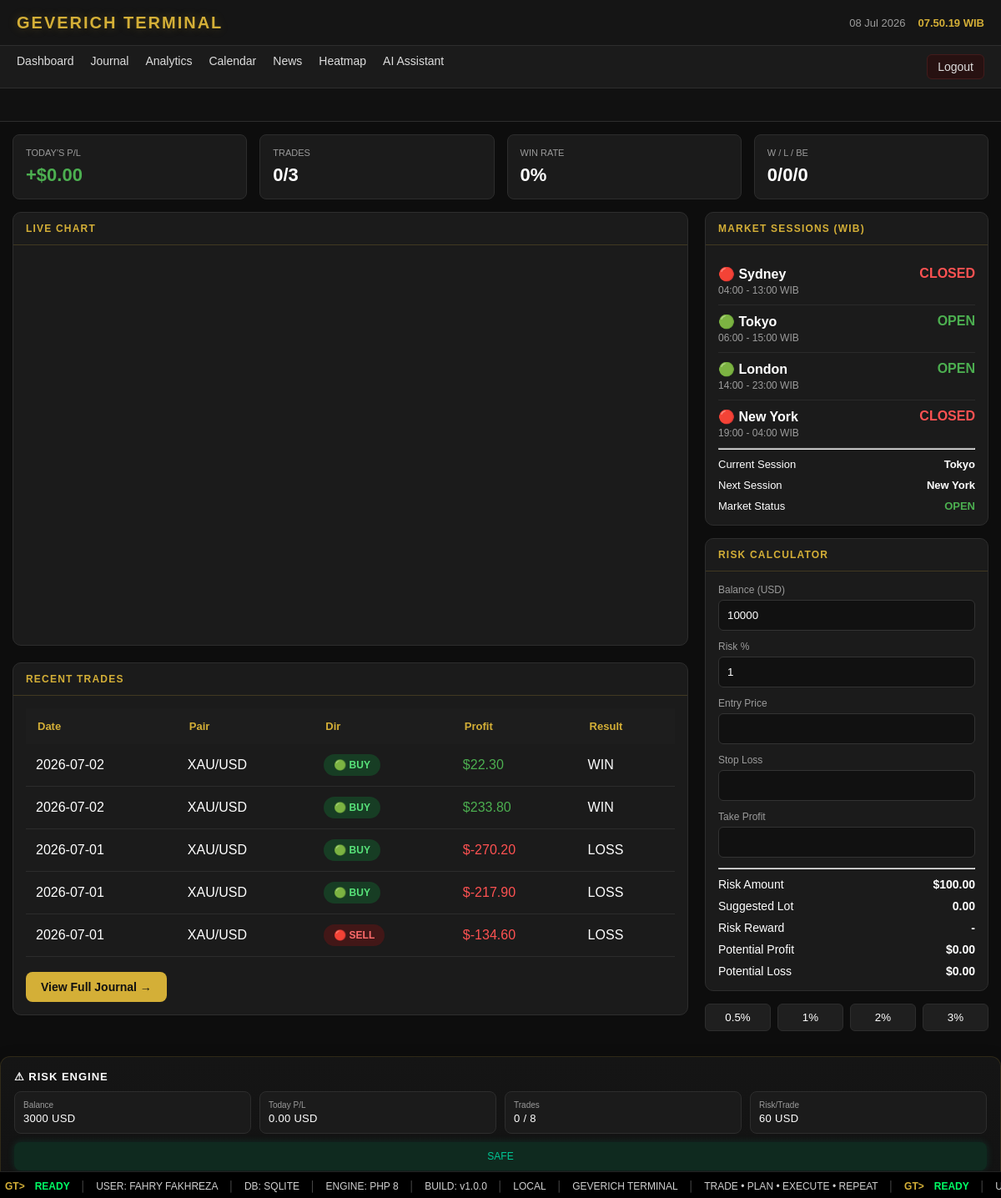
/index.php (signed in), run on an earlier commit of the app's database.
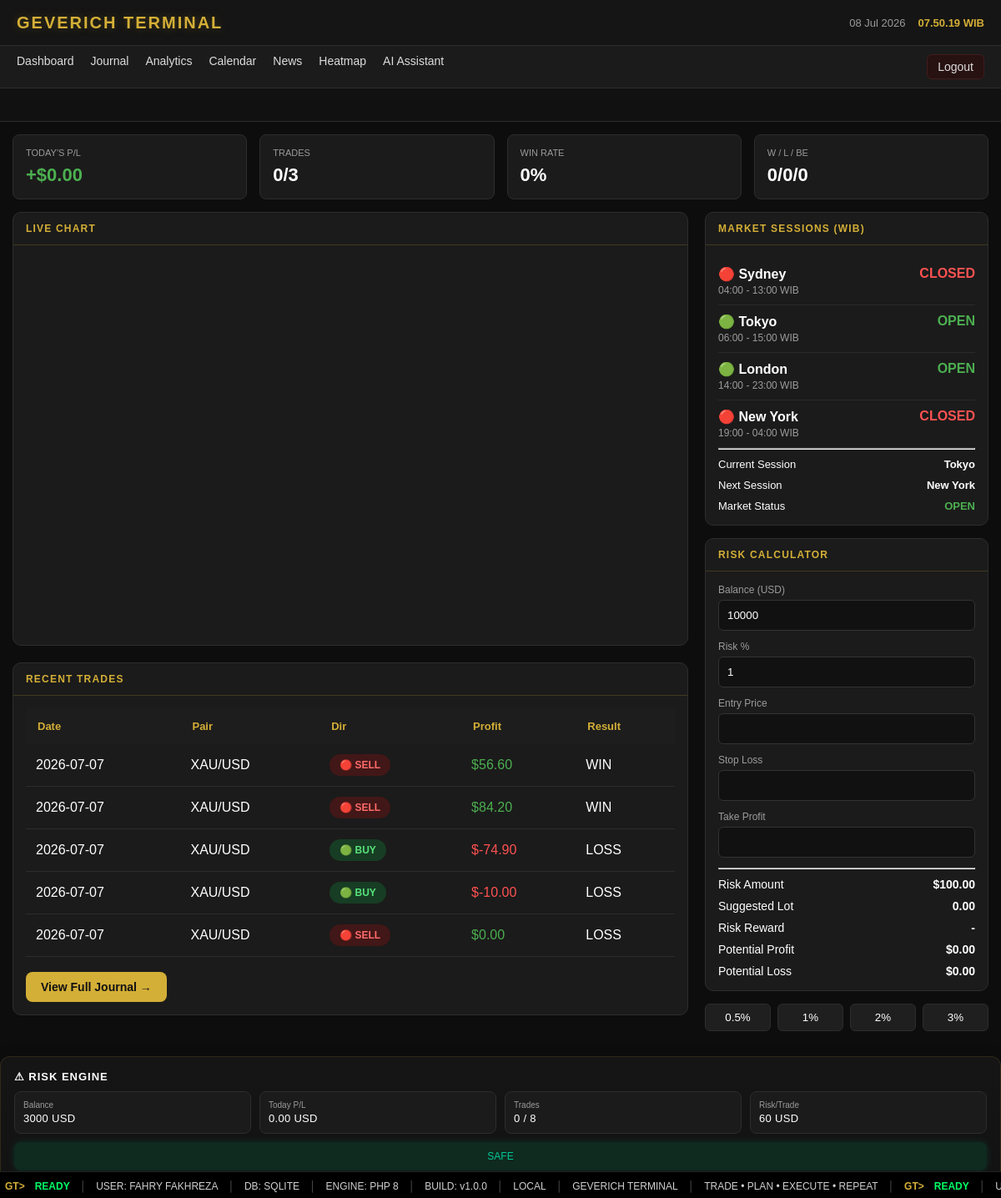
And on a later commit of the database.
### tables this page shows
CREATE TABLE trades (

id INTEGER PRIMARY KEY AUTOINCREMENT,

tanggal TEXT NOT NULL,

pair TEXT NOT NULL,

direction TEXT NOT NULL,

entry_price REAL NOT NULL,

sl REAL,

tp REAL,

exit_price REAL,

lot REAL,

profit_usd REAL DEFAULT 0,

hasil TEXT,

emotion TEXT,

note TEXT,

created_at DATETIME DEFAULT CURRENT_TIMESTAMP

, user_id INTEGER DEFAULT 1, rr REAL DEFAULT 0, strategy TEXT);

### includes/auth.php (called while the page is built, shortened)
<?php
function isLoggedIn()
{
    return isset($_SESSION['user_id']);
}

### pages/dashboard.php (called while the page is built, shortened)
<?php require 'components/dashboard-stats.php'; ?>
<?php require 'components/chart.php'; ?>
<?php require 'components/risk-engine.php'; ?>

### components/chart.php (the view, shortened to what this page needs)
<div class="dashboard-layout">
    <div class="dashboard-left">
        <section class="chart-card">
            <div class="panel-title">
                LIVE CHART
            </div>
            <div class="chart-body">
                <div id="tv_chart"></div>
            </div>
        </section>
        <section class="card journal-preview">
            <div class="panel-title">
                RECENT TRADES
            </div>
    <div class="panel-content">
        <?php
        require_once 'includes/auth.php';
        $db = getDB();
        $userId = $_SESSION['user_id'];
        $stmt = $db->prepare("
    SELECT *
    FROM trades
    WHERE user_id = ?
    ORDER BY id DESC
    LIMIT 5
");
        $stmt->execute([$userId]);
        $trades = $stmt->fetchAll(PDO::FETCH_ASSOC);
        ?>
        <table class="trade-table">
            <thead>
                <tr>
                    <th>Date</th>
                    <th>Pair</th>
                    <th>Dir</th>
                    <th>Profit</th>
                    <th>Result</th>
                </tr>
            </thead>
            <tbody>
            <?php foreach($trades as $trade): ?>
            <tr>
                <td><?= $trade['tanggal'] ?></td>
                <td><?= $trade['pair'] ?></td>
<td>
<?php if($trade['direction']=="BUY"): ?>
<span class="badge badge-buy">
🟢 BUY
</span>
<?php else: ?>
<span class="badge badge-sell">
🔴 SELL
</span>
<?php endif; ?>
</td>
 <td>
<?php
$profit=(float)$trade['profit_usd'];
?>
<span style="color:<?= $profit>=0 ? '#4caf50' : '#ff5252' ?>">
$<?= number_format($profit,2) ?>
</span>
</td>
                <td><?= $trade['hasil'] ?></td>
            </tr>
            <?php endforeach; ?>
            </tbody>
        </table>
        <br>
        <a href="?page=journal" class="btn btn-primary">
            View Full Journal →
        </a>
    </div>
</section>
    </div>
    <aside class="sidebar">
        <?php require __DIR__.'/sessions.php'; ?>
        <?php require __DIR__.'/risk-calculator.php'; ?>
    </aside>
</div>

### includes/header.php (shortened to what this page needs)
<!DOCTYPE html>
<html lang="id">
<head>
<link rel="stylesheet" href="<?= BASE_URL ?>/assets/css/style.css">
</head>
<body>

### includes/navbar.php
<header class="topbar">
    <div class="logo">
        GEVERICH TERMINAL
    </div>
    <div class="topbar-right">
        <div id="todayDate"></div>
        <div id="clock"></div>
    </div>
</header>
<nav class="navbar">
    <a href="?page=dashboard">Dashboard</a>
    <a href="?page=journal">Journal</a>
    <a href="?page=analytics">Analytics</a>
    <a href="?page=calendar">Calendar</a>
    <a href="?page=news">News</a>
    <a href="?page=heatmap">Heatmap</a>
    <a href="index.php?page=ai">AI Assistant</a>
    <?php if (isLoggedIn()): ?>
        <a href="index.php?page=logout" class="nav-logout">
            Logout
        </a>
    <?php endif; ?>
</nav>

### includes/market-ticker.php (shortened to what this page needs)
<section class="market-ticker">
</section>

### index.php (shortened to what this page needs)
<?php
require_once 'includes/auth.php';
$page = $_GET['page'] ?? 'dashboard';
require_once 'includes/header.php';
require_once 'includes/navbar.php';
require_once 'includes/market-ticker.php';
switch ($page) {
    case 'dashboard':
        require 'pages/dashboard.php';
        break;
}
require_once 'includes/footer.php';

### components/dashboard-stats.php (shortened to what this page needs)
<?php
require_once 'includes/auth.php';
$db = getDB();
$userId = $_SESSION['user_id'];
$today = date('Y-m-d');
$stmt = $db->prepare("
SELECT
    COUNT(*) total,
    SUM(CASE WHEN hasil='WIN' THEN 1 ELSE 0 END) wins,
    SUM(CASE WHEN hasil='LOSS' THEN 1 ELSE 0 END) losses,
    SUM(CASE WHEN hasil='BE' THEN 1 ELSE 0 END) bes,
    COALESCE(SUM(profit_usd),0) pnl
FROM trades
WHERE user_id = ?
AND DATE(tanggal) = ?
");
$stmt->execute([
    $userId,
    $today
]);
$stats = $stmt->fetch(PDO::FETCH_ASSOC);
$totalTrades = $stats['total'] ?? 0;
$wins = $stats['wins'] ?? 0;
$losses = $stats['losses'] ?? 0;
$bes = $stats['bes'] ?? 0;
$pnl = $stats['pnl'] ?? 0;
$winRate = $totalTrades > 0
    ? round(($wins / $totalTrades) * 100)
    : 0;
?>
<div class="dashboard-stats">
    <div class="stat-card">
        <div class="stat-title">Today's P/L</div>
        <div class="stat-value <?= $pnl >= 0 ? 'profit' : 'loss' ?>">
            <?= $pnl >= 0 ? '+' : '' ?>$<?= number_format($pnl, 2) ?>
        </div>
    </div>
    <div class="stat-card">
        <div class="stat-title">Trades</div>
        <div class="stat-value">
            <?= $totalTrades ?>/3
        </div>
    </div>
    <div class="stat-card">
        <div class="stat-title">Win Rate</div>
        <div class="stat-value">
            <?= $winRate ?>%
        </div>
    </div>
    <div class="stat-card">
        <div class="stat-title">W / L / BE</div>
        <div class="stat-value">
            <?= $wins ?>/<?= $losses ?>/<?= $bes ?>
        </div>
    </div>
</div>

### components/sessions.php (shortened to what this page needs)
<?php
$now = time();
$day = date("N");
$isWeekend = ($day >= 6);
$order = ["Sydney", "Tokyo", "London", "New York"];
$sessions = [
    "Sydney" => ["start" => "04:00", "end" => "13:00"],
    "Tokyo"  => ["start" => "06:00", "end" => "15:00"],
    "London" => ["start" => "14:00", "end" => "23:00"],
    "New York" => ["start" => "19:00", "end" => "04:00"]
];
function isOpenSession($start, $end, $now)
{
    $startTS = strtotime(date("Y-m-d") . " " . $start);
    $endTS   = strtotime(date("Y-m-d") . " " . $end);
    if ($endTS < $startTS) {
        return ($now >= $startTS || $now < $endTS);
    }
    return ($now >= $startTS && $now < $endTS);
}
$current = "None";
foreach ($order as $name) {
    if (!$isWeekend && isOpenSession($sessions[$name]['start'], $sessions[$name]['end'], $now)) {
        $current = $name;
        break;
    }
}
$nextSession = null;
foreach ($order as $name) {
    $start = $sessions[$name]['start'];
    $ts = strtotime(date("Y-m-d") . " " . $start);
    if ($ts > $now) {
        $nextSession = $name;
        break;
    }
}
$marketStatus = $isWeekend ? "CLOSED" : "OPEN";
?>
<div class="card">
    <div class="panel-title">
        MARKET SESSIONS (WIB)
    </div>
    <div class="panel-content">
        <?php foreach ($sessions as $name => $s): ?>
            <?php
            $status = "CLOSED";
            $class = "session-close";
            $icon = "🔴";
            if ($isWeekend) {
                $status = "WEEKEND";
                $class = "session-weekend";
                $icon = "⚫";
            } else {
                if (isOpenSession($s['start'], $s['end'], $now)) {
                    $status = "OPEN";
                    $class = "session-open";
                    $icon = "🟢";
                }
            }
            ?>
            <div class="session-row">
                <div>
                    <?= $icon ?>
                    <strong><?= $name ?></strong>
                    <div class="session-time">
                        <?= $s['start'] ?> - <?= $s['end'] ?> WIB
                    </div>
                </div>
                <div class="<?= $class ?>">
                    <?= $status ?>
                </div>
            </div>
        <?php endforeach; ?>
        <hr>
        <div class="session-footer">
            <div>Current Session</div>
            <strong><?= $current ?></strong>
        </div>
        <div class="session-footer">
            <div>Next Session</div>
            <strong><?= $nextSession ?></strong>
        </div>
        <div class="session-footer">
            <div>Market Status</div>
            <strong class="<?= $isWeekend ? 'session-weekend' : 'session-open' ?>">
                <?= $marketStatus ?>
            </strong>
        </div>
    </div>
</div>

### components/risk-calculator.php
<div class="card">
<div class="panel-title">
RISK CALCULATOR
</div>
<div class="panel-content">
<div class="form-group">
<label>Balance (USD)</label>
<input id="balance" type="number" value="10000">
</div>
<div class="form-group">
<label>Risk %</label>
<input id="risk" type="number" value="1">
</div>
<div class="form-group">
<label>Entry Price</label>
<input id="entry" type="number" step="0.01">
</div>
<div class="form-group">
<label>Stop Loss</label>
<input id="sl" type="number" step="0.01">
</div>
<div class="form-group">
<label>Take Profit</label>
<input id="tp" type="number" step="0.01">
</div>
<hr>
<div class="calc-row">
<span>Risk Amount</span>
<strong id="riskAmount">$0</strong>
</div>
<div class="calc-row">
<span>Suggested Lot</span>
<strong id="lotSize">0.00</strong>
</div>
<div class="calc-row">
<span>Risk Reward</span>
<strong id="rr">-</strong>
</div>
<div class="calc-row">
<span>Potential Profit</span>
<strong id="profit">$0</strong>
</div>
<div class="calc-row">
<span>Potential Loss</span>
<strong id="loss">$0</strong>
</div>
</div>
</div>
<div class="risk-buttons">
    <button type="button" class="risk-btn" data-risk="0.5">0.5%</button>
    <button type="button" class="risk-btn" data-risk="1">1%</button>
    <button type="button" class="risk-btn" data-risk="2">2%</button>
    <button type="button" class="risk-btn" data-risk="3">3%</button>
</div>

### components/risk-engine.php (shortened to what this page needs)
<?php
$db = getDB();
$balance = $_SESSION['balance'];
$maxTrades = 8;
$riskPerTradePercent = 2;
$todayTrades = $db->query("
    SELECT profit_usd
    FROM trades
    WHERE DATE(tanggal) = DATE('now')
")->fetchAll();
$totalPnL = 0;
$totalTrades = count($todayTrades);
$riskPerTrade = ($balance * $riskPerTradePercent) / 100;
$status = "SAFE";
$statusClass = "safe";
?>
<div class="risk-container">
    <div class="risk-title">
        ⚠ RISK ENGINE
    </div>
    <div class="risk-grid">
        <div class="risk-box">
            <div class="label">Balance</div>
            <div class="value"><?= $balance ?> USD</div>
        </div>
        <div class="risk-box">
            <div class="label">Today P/L</div>
            <div class="value"><?= number_format($totalPnL, 2) ?> USD</div>
        </div>
        <div class="risk-box">
            <div class="label">Trades</div>
            <div class="value"><?= $totalTrades ?> / <?= $maxTrades ?></div>
        </div>
        <div class="risk-box">
            <div class="label">Risk/Trade</div>
            <div class="value"><?= $riskPerTrade ?> USD</div>
        </div>
    </div>
    <div class="risk-status <?= $statusClass ?>">
        <?= $status ?>
    </div>
</div>

### includes/footer.php (shortened to what this page needs)
<footer class="terminal-status">
    <div class="ticker">
        <div class="ticker-content">
            <span class="gt">GT&gt;</span>
            <span class="ready">READY</span>
            <span class="sep">│</span>
            <span>USER: FAHRY FAKHREZA</span>
            <span class="sep">│</span>
            <span>DB: SQLITE</span>
            <span class="sep">│</span>
            <span>ENGINE: PHP 8</span>
            <span class="sep">│</span>
            <span>BUILD: v1.0.0</span>
            <span class="sep">│</span>
            <span>LOCAL</span>
            <span class="sep">│</span>
            <span>GEVERICH TERMINAL</span>
            <span class="sep">│</span>
            <span>TRADE • PLAN • EXECUTE • REPEAT</span>
            <span class="sep">│</span>
            <span class="gt">GT&gt;</span>
            <span class="ready">READY</span>
            <span class="sep">│</span>
            <span>USER: FAHRY FAKHREZA</span>
        </div>
    </div>
</footer>
</body>
</html>

What changed in the data, as far as the page shows it:
removed trades: tanggal "2026-07-02", pair "XAU/USD", direction "🟢 BUY", profit_usd "22.30", hasil "WIN"
removed trades: tanggal "2026-07-02", pair "XAU/USD", direction "🟢 BUY", profit_usd "233.80", hasil "WIN"
removed trades: tanggal "2026-07-01", pair "XAU/USD", direction "🟢 BUY", profit_usd "-270.20", hasil "LOSS"
removed trades: tanggal "2026-07-01", pair "XAU/USD", direction "🟢 BUY", profit_usd "-217.90", hasil "LOSS"
removed trades: tanggal "2026-07-01", pair "XAU/USD", direction "🔴 SELL", profit_usd "-134.60", hasil "LOSS"
added trades: tanggal "2026-07-07", pair "XAU/USD", direction "🔴 SELL", profit_usd "56.60", hasil "WIN"
added trades: tanggal "2026-07-07", pair "XAU/USD", direction "🔴 SELL", profit_usd "84.20", hasil "WIN"
added trades: tanggal "2026-07-07", pair "XAU/USD", direction "🟢 BUY", profit_usd "-74.90", hasil "LOSS"
added trades: tanggal "2026-07-07", pair "XAU/USD", direction "🟢 BUY", profit_usd "-10.00", hasil "LOSS"
added trades: tanggal "2026-07-07", pair "XAU/USD", direction "🔴 SELL", profit_usd "0.00", hasil "LOSS"
